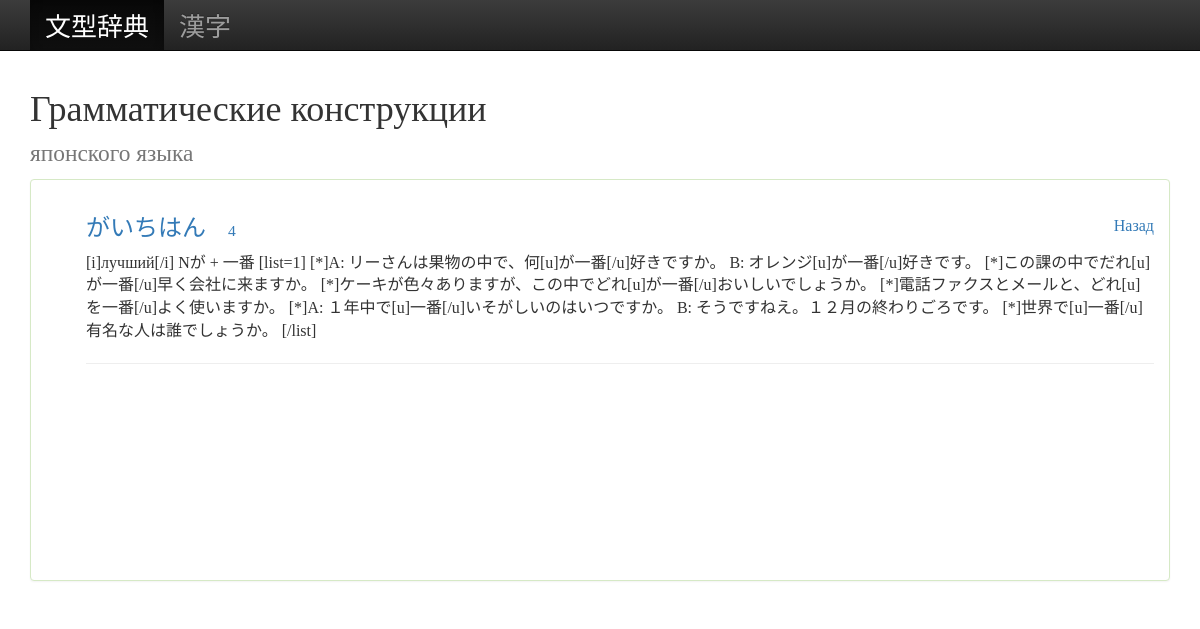
/subwords/?id=34, run on the app's committed database.
### words/models.py (models this page shows, shortened)
class SubWord(models.Model):
    word_jap = models.CharField(max_length=300)
    description = models.TextField(blank=True)
    level = models.IntegerField()
    ext_of = models.ForeignKey(Word, related_name='subs')

### words/views.py (the view)
# urls.py: url(r'^subwords/$', SubWordsView.as_view(), name='subwords'),
class SubWordsView(TemplateView):
    template_name = 'subwords.html'
    def get_context_data(self, **kwargs):
        level = self.request.GET.get("level", -1)
        word_id = self.request.GET.get("id", -1)
        context = super(SubWordsView, self).get_context_data(**kwargs)
        context['word'] = get_object_or_404(Word, id=word_id)
        context['section'] = 'jiten'
        if level != -1:
            context['subwords'] = SubWord.objects.filter(ext_of = context['word']).filter(level=level).select_related('ext_of')
        else:
            context['subwords'] = SubWord.objects.filter(ext_of = context['word']).select_related('ext_of')
        return context

### words/templates/subwords.html
{% extends 'base.html' %}
{% load static %}
{% load bbcode_tags %}
{% block content %}
<div class="col-sm-12">
  <div class="panel panel-success">
    <div class="panel-body">
      <ul>
        {% for sub in subwords %}
          <li>
            <a href="/" class="pull-right back-link"><span class="glyphicon glyphicon-arrow-left"></span> Назад</a>
          <h3><a href="{% url 'subwords' %}?id={{sub.ext_of.id}}">{{ sub.word_jap }}</a>
            <small><a href="{% url 'level' sub.level %}"><span class="glyphicon glyphicon-star"></span> {{ sub.level }}</small></a></h3>
            <p>{{ sub.description|bbcode|safe }}</p>
          </li>
          <hr>
        {% endfor %}
      </ul>
    </div>
  </div>
</div>
{% endblock content %}

### words/static/css/style.css (style rules this page uses)
body { margin-top: 70px; background: url(../img/bg.png); }
ul { list-style: none; }
.list-group, h1, .mobile-hide, .back-link, .panel-success em { font-family: Pattaya; }
.panel-success { font-size: 16px; }
.panel-success { font-family: irohamaru; }
.panel-success { min-height: 402px; }

### data on the page
SubWord: word_jap "がいちはん", level "4", description|bbcode "[i]лучший[/i] Nが + 一番 [list=1] [*]A: リーさんは果物の中で、何[u]が一番[/u]好きですか。 B: オレンジ[u]が一番[/u]好きです。 [*]この課の中でだれ[u]が一番[/u]早く会社に来ますか。 [*]ケーキが色々ありますが、この中でどれ[u]が一番[/u]おいしいでしょうか。 [*]電話ファクスとメールと、どれ[u]を一番[/u]よく使いますか。 [*]A: １年中で[u]一番[/u]いそがしいのはいつですか。 B: そうですねえ。１２月の終わりごろです。 [*]世界で[u]一番[/u]有名な人は誰でしょうか。 [/list]"
